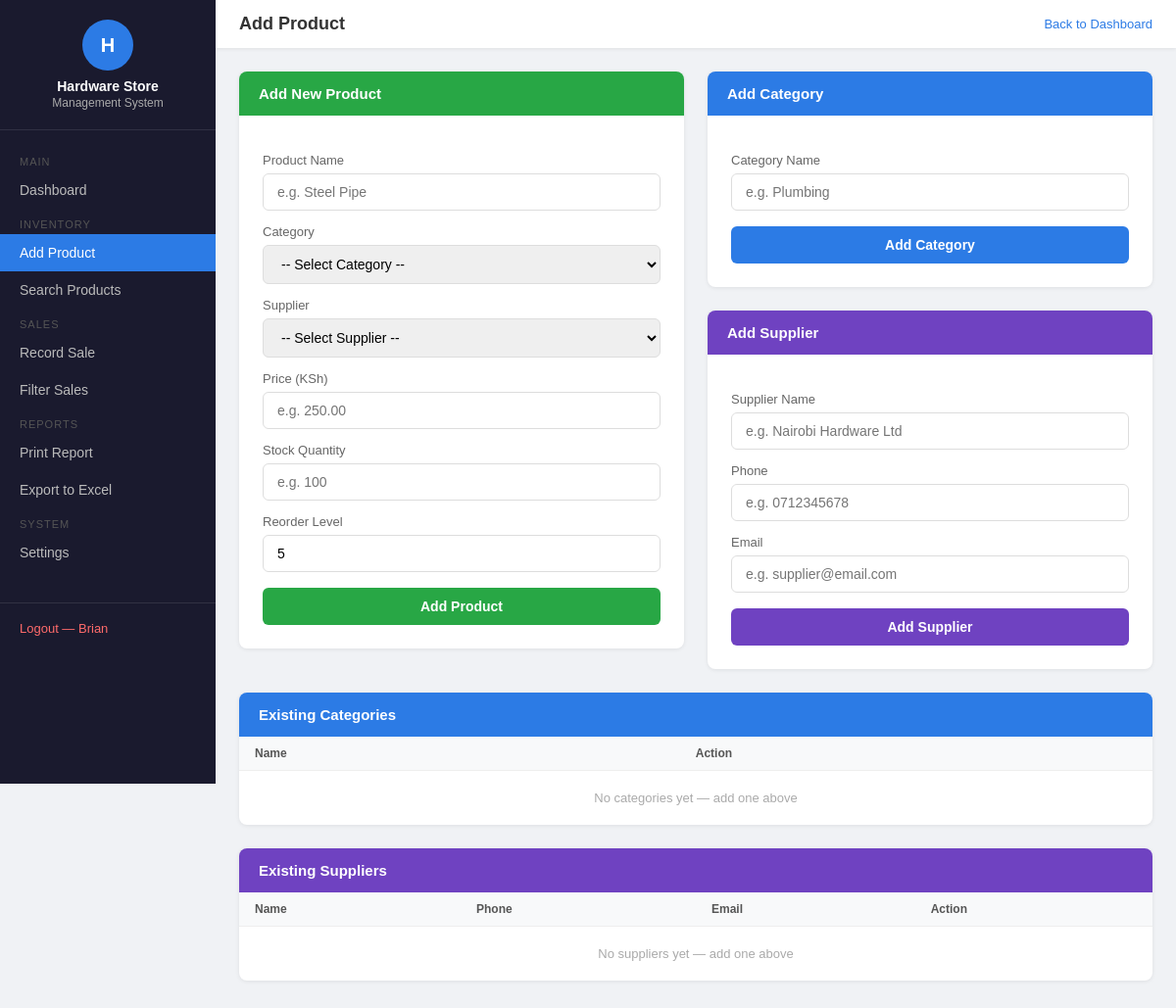
The page /product/add/ (signed in) on the database as committed earlier.
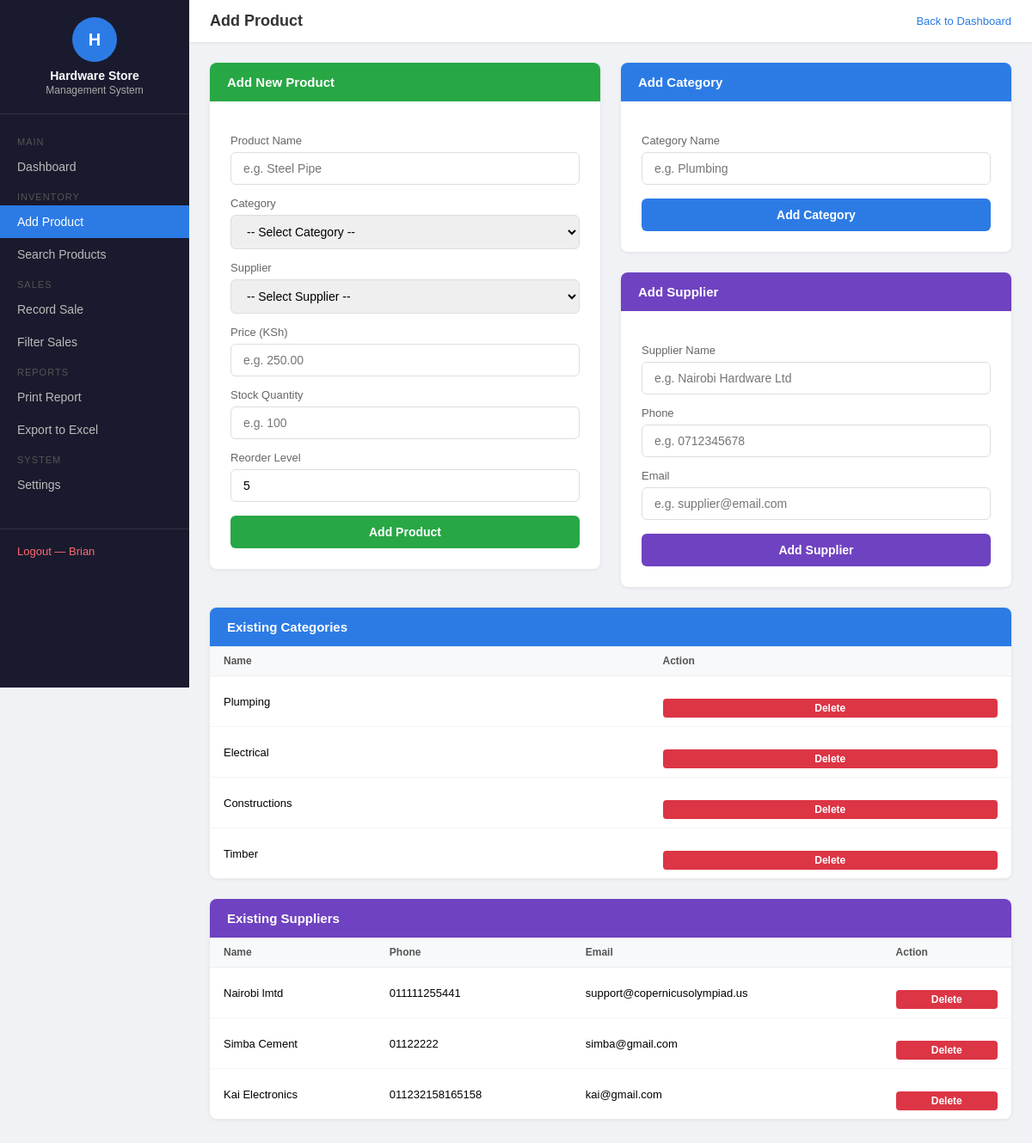
The same page on the database as committed later.
### inventory/models.py (models this page shows, shortened)
class Category(models.Model):
    name = models.CharField(max_length=100)

class Supplier(models.Model):
    name = models.CharField(max_length=200)
    phone = models.CharField(max_length=20)
    email = models.EmailField()

### reports/views.py (the view, shortened to what this page needs)
# urls.py: path('product/add/', views.add_product, name='add_product'),
@login_required
def add_product(request):
    categories = Category.objects.all()
    suppliers = Supplier.objects.all()
    return render(request, 'reports/add_product.html', {
        'categories': categories,
        'suppliers': suppliers,
    })

### reports/templates/reports/add_product.html (shortened to what the changed rows need)
<!DOCTYPE html>
<html>
<head>
</head>
<body>
<div class="sidebar">
    <div class="sidebar-logo">
        <h2>Hardware Store</h2>
    </div>
</div>
<div class="main">
    <div class="content">
        <div class="card">
            <div class="card-body" style="padding:0;">
                <table>
                    <tr><th>Name</th><th>Action</th></tr>
                    {% for cat in categories %}
                    <tr>
                        <td>{{ cat.name }}</td>
                        <td>
                            <form method="POST" action="/category/delete/{{ cat.id }}/" style="display:inline;" onsubmit="return confirm('Delete {{ cat.name }}?')">
                                <button type="submit" class="btn-sm btn-red">Delete</button>
                            </form>
                        </td>
                    </tr>
                    {% empty %}
                    <tr><td colspan="2" class="empty">No categories yet — add one above</td></tr>
                    {% endfor %}
                </table>
            </div>
        </div>
        <div class="card">
            <div class="card-body" style="padding:0;">
                <table>
                    <tr><th>Name</th><th>Phone</th><th>Email</th><th>Action</th></tr>
                    {% for sup in suppliers %}
                    <tr>
                        <td>{{ sup.name }}</td>
                        <td>{{ sup.phone }}</td>
                        <td>{{ sup.email }}</td>
                        <td>
                            <form method="POST" action="/supplier/delete/{{ sup.id }}/" style="display:inline;" onsubmit="return confirm('Delete {{ sup.name }}?')">
                                <button type="submit" class="btn-sm btn-red">Delete</button>
                            </form>
                        </td>
                    </tr>
                    {% empty %}
                    <tr><td colspan="4" class="empty">No suppliers yet — add one above</td></tr>
                    {% endfor %}
                </table>
            </div>
        </div>
    </div>
</div>
</body>
</html>

Rows that differ between the two databases and show on the page:
added Category: name "Plumping"
added Category: name "Electrical"
added Category: name "Constructions"
added Category: name "Timber"
added Supplier: name "Nairobi lmtd", phone "011111255441", email "support@copernicusolympiad.us"
added Supplier: name "Simba Cement", phone "01122222", email "simba@gmail.com"
added Supplier: name "Kai Electronics", phone "011232158165158", email "kai@gmail.com"
Other text that changed with them:
text no longer shown: "No categories yet — add one above No suppliers yet — add one above"
